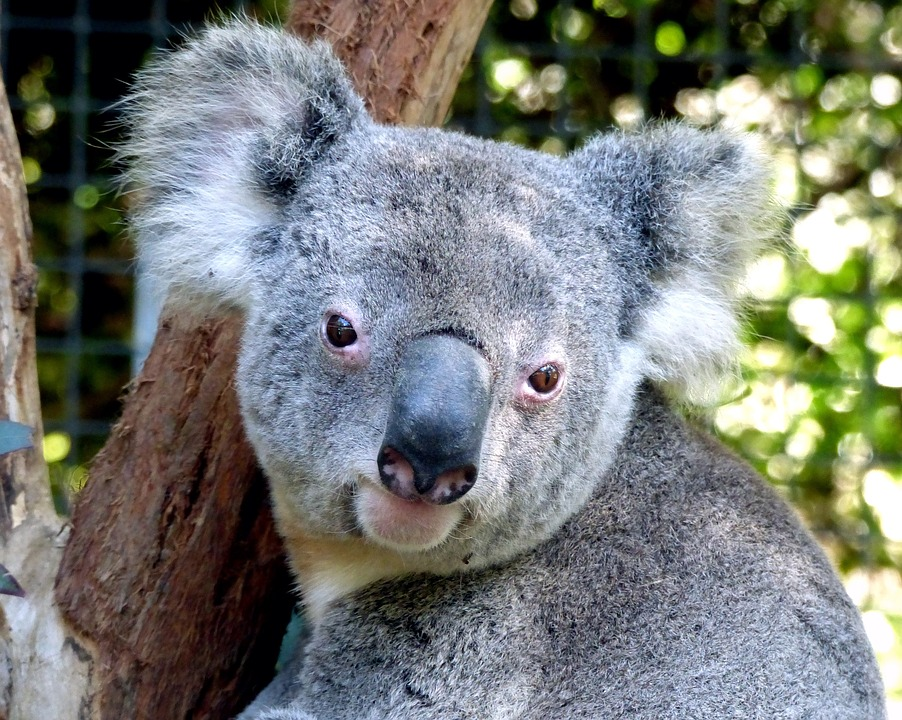
#> input picture 2python_for_data_science/2b_numpy/datasets/koala.jpg, 902 x 720 px
$ jupyter execute --allow-errors Untitled.ipynb
#> lines starting #> are read from the running program, lines starting #| are printed output that depends on the picture
[cell 1]
import numpy as np
import imageio

[cell 2]
img_array = imageio.imread('datasets/koala.jpg')
#> img_array is the input picture: shape (720, 902, 3); mean R, G, B 119.5, 122.9, 118.3

[cell 3]
img_array.shape
#> Out = (720, 902, 3)

[cell 4]
img_array

[cell 5]
import matplotlib.pyplot as plt

[cell 6]
plt.imshow(img_array)
plt.show()

[cell 7]
plt.show()

[cell 8]
plt.imshow(img_array[300:,200:,:])
plt.show()
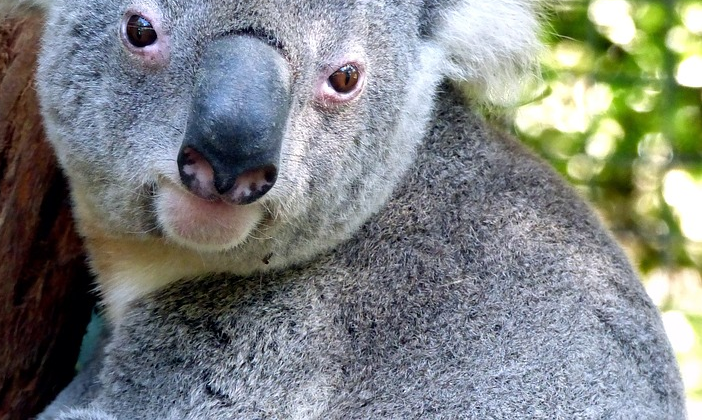
#> shown: shape (420, 702, 3); mean R, G, B 127.1, 131.6, 129.9

[cell 9]
x1,x2 = np.split(img_array,2)
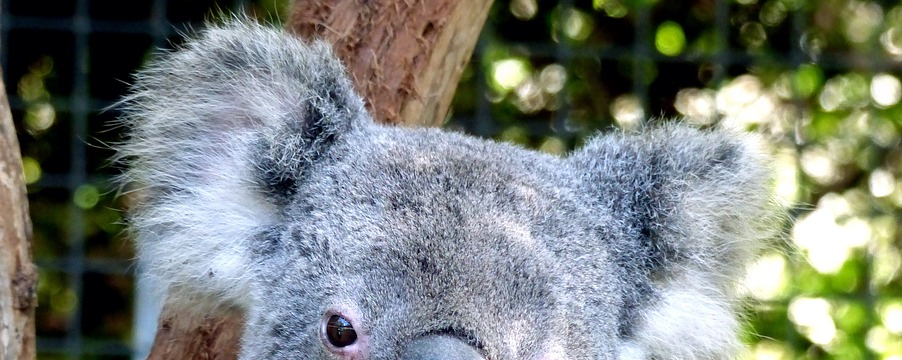
#> x1: shape (360, 902, 3); mean R, G, B 122.1, 128.5, 121.9
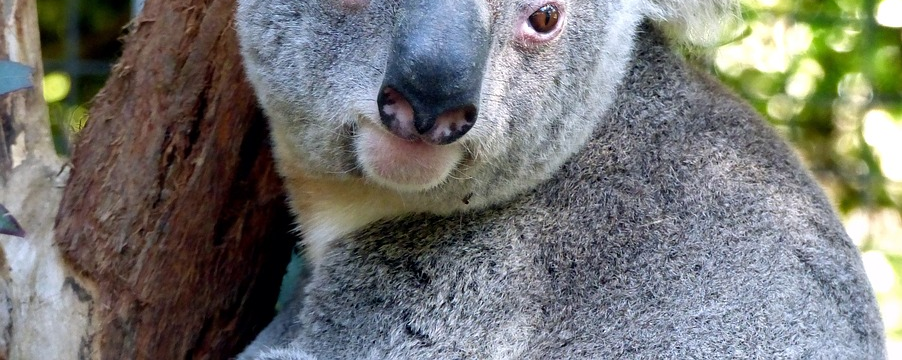
#> x2: shape (360, 902, 3); mean R, G, B 117, 117.3, 114.6
